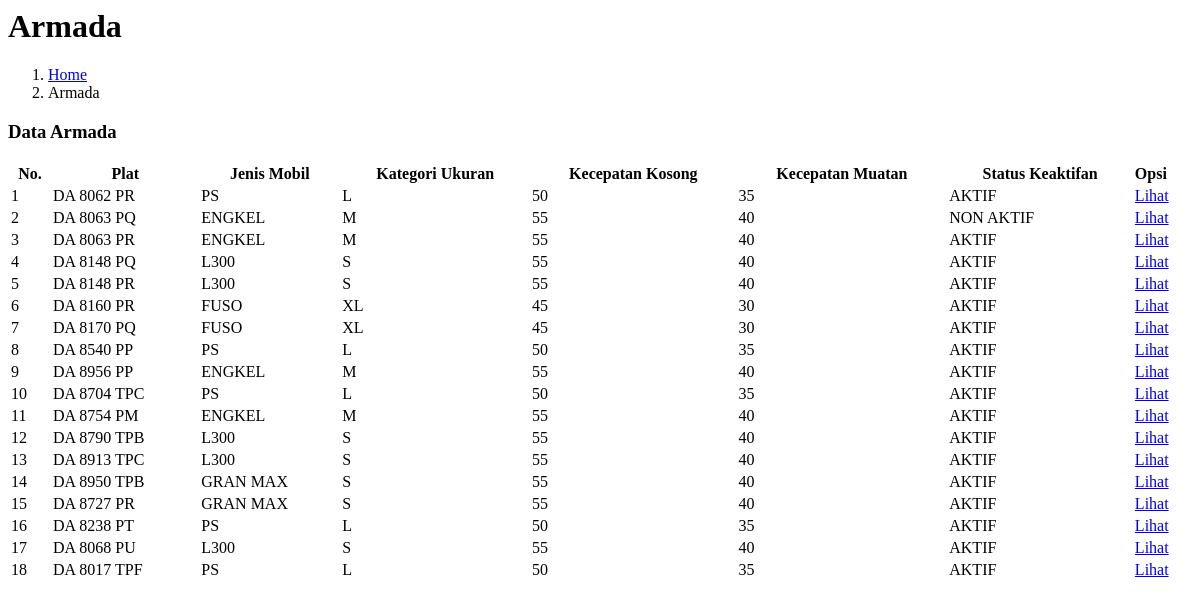
Screenshot of /mgrdist/pages/armada/armadaread.php with the database file from the repository.
### tables this page shows
CREATE TABLE `armada` (
  `id` int(4) NOT NULL,
  `plat` varchar(11) NOT NULL,
  `jenis_mobil` enum('PS','ENGKEL','L300','FUSO','GRAN MAX') NOT NULL,
  `kateg_mobil` enum('S','M','L','XL') NOT NULL,
  `kecepatan_kosong` int(3) NOT NULL,
  `kecepatan_muatan` int(3) NOT NULL,
  `tanggal_registrasi` datetime NOT NULL DEFAULT current_timestamp(),
  `tanggal_update_data` timestamp NULL DEFAULT current_timestamp() ON UPDATE current_timestamp(),
  `status_keaktifan` enum('AKTIF','NON AKTIF') NOT NULL DEFAULT 'AKTIF'
);

### mgrdist/pages/armada/armadaread.php (the view, shortened to what this page needs)
<?php include_once "../partials/cssdatatables.php" ?>
<div class="content-header">
  <div class="container-fluid">
    <div class="row mb-2">
      <div class="col-sm-6">
        <h1 class="m-0">Armada</h1>
      </div>
      <div class="col-sm-6">
        <ol class="breadcrumb float-sm-right">
          <li class="breadcrumb-item"><a href="./">Home</a></li>
          <li class="breadcrumb-item active">Armada</li>
        </ol>
      </div>
    </div>
  </div>
</div>
<div class="content">
  <div class="card">
    <div class="card-header">
      <h3 class="card-title">Data Armada</h3>
    </div>
    <div class="card-body">
      <table id="mytable" class="table table-bordered" style="white-space: nowrap; background-color: white; width: 100%">
        <thead>
          <tr>
            <th>No.</th>
            <th>Plat</th>
            <th>Jenis Mobil</th>
            <th>Kategori Ukuran</th>
            <th>Kecepatan Kosong</th>
            <th>Kecepatan Muatan</th>
            <th>Status Keaktifan</th>
            <th style="display: flex;">Opsi</th>
          </tr>
        </thead>
        <tbody>
          <?php
          $database = new Database;
          $db = $database->getConnection();
          $selectsql = 'SELECT * FROM armada';
          $stmt = $db->prepare($selectsql);
          $stmt->execute();
          $no = 1;
          while ($row = $stmt->fetch(PDO::FETCH_ASSOC)) {
          ?>
            <tr>
              <td><?= $no++ ?></td>
              <td><?= $row['plat'] ?></td>
              <td><?= $row['jenis_mobil'] ?></td>
              <td><?= $row['kateg_mobil'] ?></td>
              <td><?= $row['kecepatan_kosong'] ?></td>
              <td><?= $row['kecepatan_muatan'] ?></td>
              <td><?= $row['status_keaktifan'] ?></td>
              <td>
                <a href="?page=armadadetail&id=<?= $row['id']; ?>" class="btn btn-success btn-sm mr-1">
                  <i class="fa fa-eye"></i> Lihat
                </a>
              </td>
            </tr>
          <?php } ?>
        </tbody>
      </table>
    </div>
  </div>
</div>

### rows the page displays
armada: plat "DA 8062 PR", jenis_mobil "PS", kateg_mobil "L", kecepatan_kosong "50", kecepatan_muatan "35", status_keaktifan "AKTIF"
armada: plat "DA 8063 PQ", jenis_mobil "ENGKEL", kateg_mobil "M", kecepatan_kosong "55", kecepatan_muatan "40", status_keaktifan "NON AKTIF"
armada: plat "DA 8063 PR", jenis_mobil "ENGKEL", kateg_mobil "M", kecepatan_kosong "55", kecepatan_muatan "40", status_keaktifan "AKTIF"
armada: plat "DA 8148 PQ", jenis_mobil "L300", kateg_mobil "S", kecepatan_kosong "55", kecepatan_muatan "40", status_keaktifan "AKTIF"
armada: plat "DA 8148 PR", jenis_mobil "L300", kateg_mobil "S", kecepatan_kosong "55", kecepatan_muatan "40", status_keaktifan "AKTIF"
armada: plat "DA 8160 PR", jenis_mobil "FUSO", kateg_mobil "XL", kecepatan_kosong "45", kecepatan_muatan "30", status_keaktifan "AKTIF"
armada: plat "DA 8170 PQ", jenis_mobil "FUSO", kateg_mobil "XL", kecepatan_kosong "45", kecepatan_muatan "30", status_keaktifan "AKTIF"
armada: plat "DA 8540 PP", jenis_mobil "PS", kateg_mobil "L", kecepatan_kosong "50", kecepatan_muatan "35", status_keaktifan "AKTIF"
armada: plat "DA 8956 PP", jenis_mobil "ENGKEL", kateg_mobil "M", kecepatan_kosong "55", kecepatan_muatan "40", status_keaktifan "AKTIF"
armada: plat "DA 8704 TPC", jenis_mobil "PS", kateg_mobil "L", kecepatan_kosong "50", kecepatan_muatan "35", status_keaktifan "AKTIF"
armada: plat "DA 8754 PM", jenis_mobil "ENGKEL", kateg_mobil "M", kecepatan_kosong "55", kecepatan_muatan "40", status_keaktifan "AKTIF"
armada: plat "DA 8790 TPB", jenis_mobil "L300", kateg_mobil "S", kecepatan_kosong "55", kecepatan_muatan "40", status_keaktifan "AKTIF"
armada: plat "DA 8913 TPC", jenis_mobil "L300", kateg_mobil "S", kecepatan_kosong "55", kecepatan_muatan "40", status_keaktifan "AKTIF"
armada: plat "DA 8950 TPB", jenis_mobil "GRAN MAX", kateg_mobil "S", kecepatan_kosong "55", kecepatan_muatan "40", status_keaktifan "AKTIF"
armada: plat "DA 8727 PR", jenis_mobil "GRAN MAX", kateg_mobil "S", kecepatan_kosong "55", kecepatan_muatan "40", status_keaktifan "AKTIF"
armada: plat "DA 8238 PT", jenis_mobil "PS", kateg_mobil "L", kecepatan_kosong "50", kecepatan_muatan "35", status_keaktifan "AKTIF"
armada: plat "DA 8068 PU", jenis_mobil "L300", kateg_mobil "S", kecepatan_kosong "55", kecepatan_muatan "40", status_keaktifan "AKTIF"
armada: plat "DA 8017 TPF", jenis_mobil "PS", kateg_mobil "L", kecepatan_kosong "50", kecepatan_muatan "35", status_keaktifan "AKTIF"
